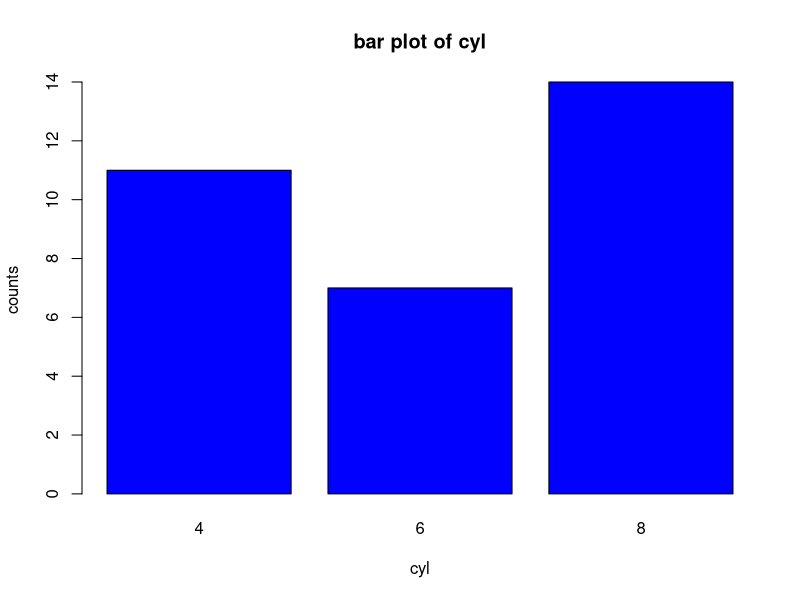
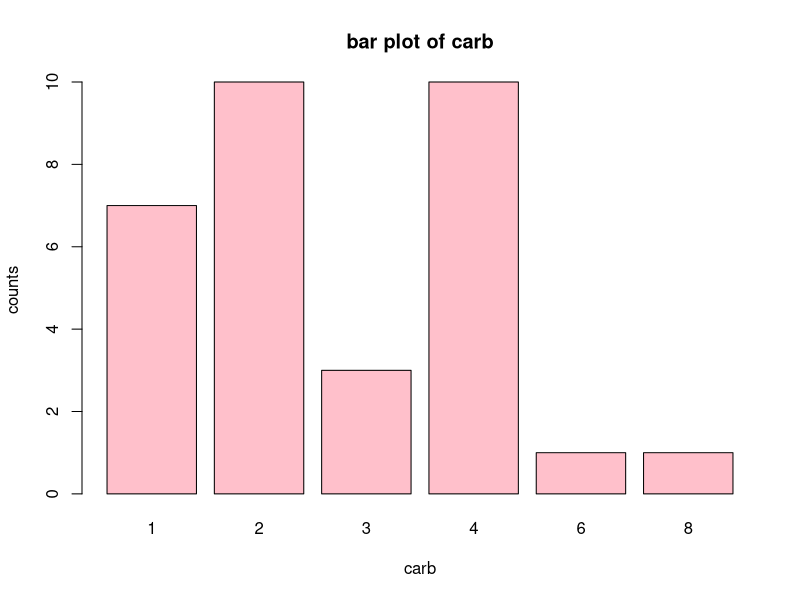
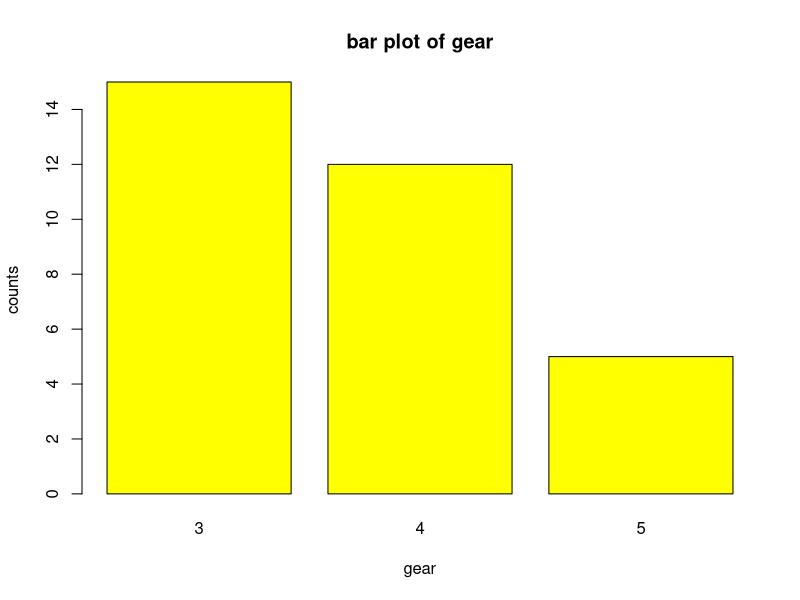
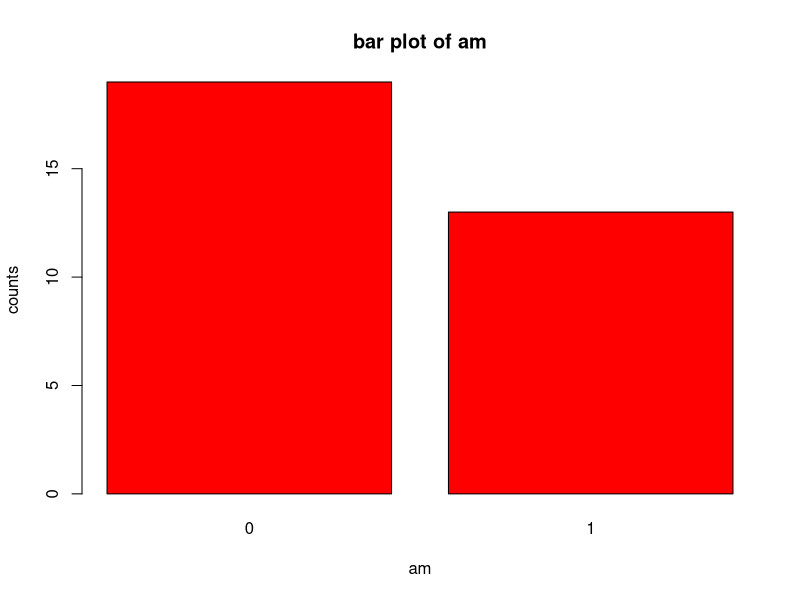
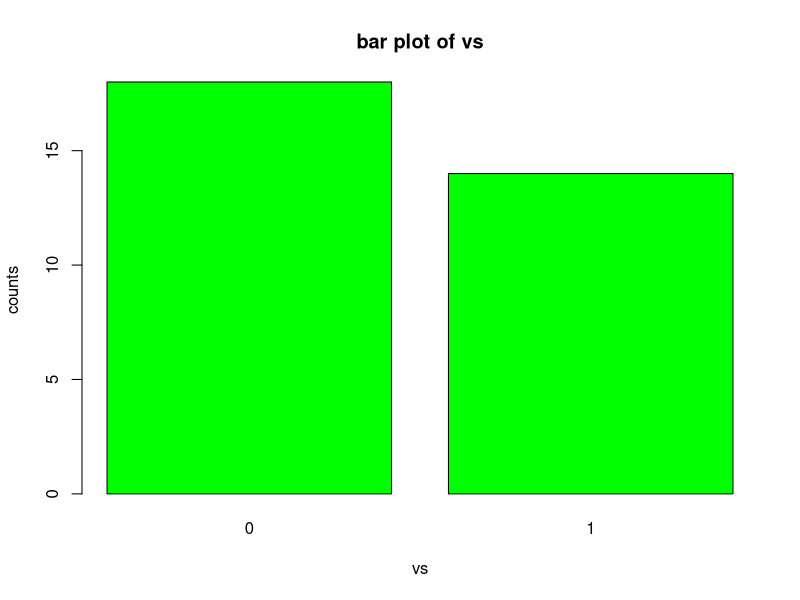
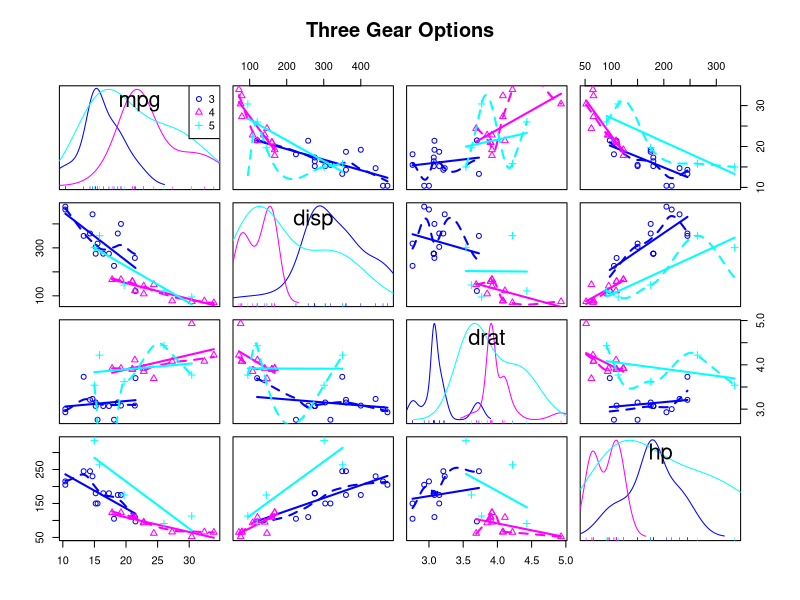
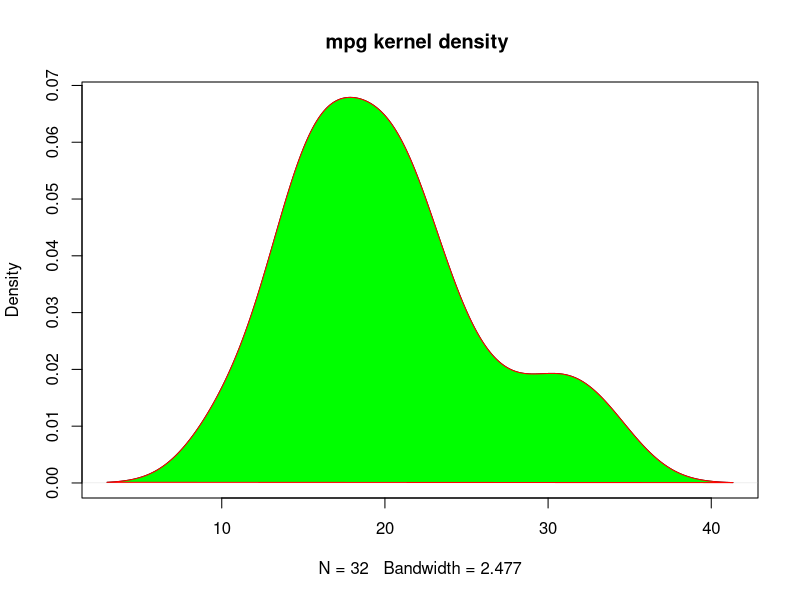
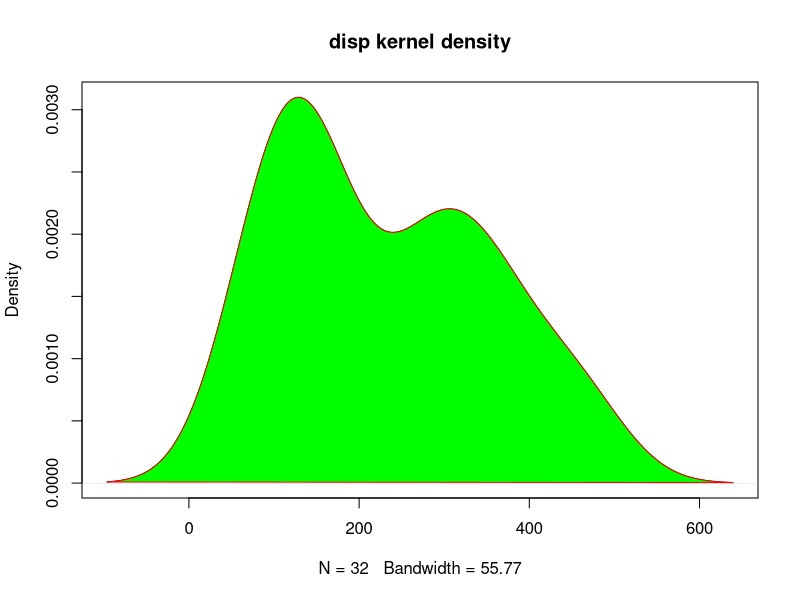

Source code (R) for these figures, in order:
#Question 1. Write a program to create barplots for all the categorical columns in mtcars.

counts<- table(mtcars$cyl)
barplot(counts ,main ="bar plot of cyl",xlab="cyl",ylab = "counts",col="blue")
counts<- table(mtcars$carb)
barplot(counts ,main ="bar plot of carb",xlab="carb",ylab = "counts",col="pink")
counts<- table(mtcars$gear)
barplot(counts ,main ="bar plot of gear",xlab="gear",ylab = "counts",col="yellow")
counts<- table(mtcars$am)
barplot(counts ,main ="bar plot of am",xlab="am",ylab = "counts",col="red")
counts<- table(mtcars$vs)
barplot(counts ,main ="bar plot of vs",xlab="vs",ylab = "counts",col="green")

#Question 2. Create a scatterplot matrix by gear types in mtcars dataset.

library(ggplot2)
library(car)
scatterplotMatrix(~mpg+disp+drat+hp|gear,data=mtcars,
                  main="Three Gear Options")

#Question 3. Write a program to create a plot density by class variable.

class(mtcars)

#plot density of mpg variable
d<- density(mtcars$mpg)
plot(d, main="mpg kernel density ")
polygon(d,col="green",border ="red")

#plot density of disp variable
c<- density(mtcars$disp)
plot(c, main="disp kernel density")
polygon(c,col="green",border ="red")